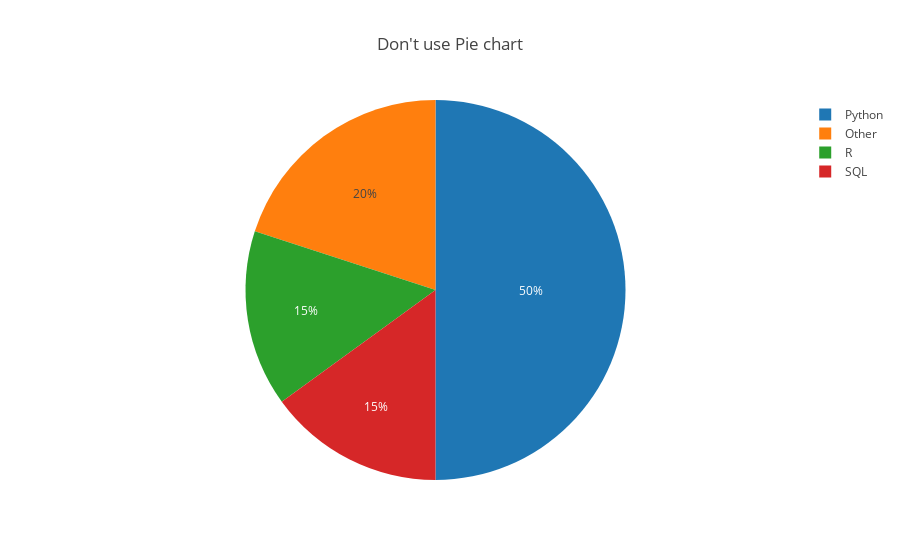

Notebook code for this chart:
### Markdown cell above
## Simple pie chart

### Code cell
trace = go.Pie(labels=labels, values=values)

data = [trace]
layout = dict(title="Don't use Pie chart")
figure = dict(data=data, layout=layout)
iplot(figure)

### Figure 1 — Plotly figure (JSON) as saved in the notebook; plotly's stock layout.template omitted (floating-point values rounded to 4 significant figures)
{"data": [{"labels": ["R", "Python", "SQL", "Other"], "type": "pie", "uid": "f24db0bb-2364-47d5-afdc-e7b2543da383", "values": [15, 50, 15, 20]}], "layout": {"title": {"text": "Don't use Pie chart"}}}
